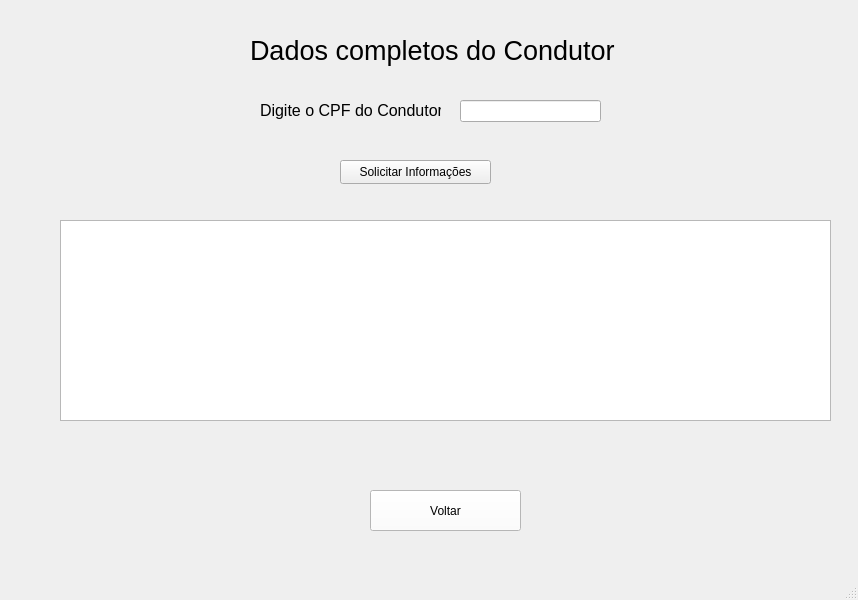
<?xml version="1.0" encoding="UTF-8"?>
<ui version="4.0">
 <class>MainWindow</class>
 <widget class="QMainWindow" name="MainWindow">
  <property name="geometry">
   <rect>
    <x>0</x>
    <y>0</y>
    <width>858</width>
    <height>600</height>
   </rect>
  </property>
  <property name="windowTitle">
   <string>MainWindow</string>
  </property>
  <widget class="QWidget" name="centralwidget">
   <widget class="QLabel" name="label">
    <property name="geometry">
     <rect>
      <x>250</x>
      <y>30</y>
      <width>371</width>
      <height>41</height>
     </rect>
    </property>
    <property name="font">
     <font>
      <pointsize>20</pointsize>
     </font>
    </property>
    <property name="text">
     <string>Dados completos do Condutor</string>
    </property>
   </widget>
   <widget class="QLineEdit" name="lineEdit">
    <property name="geometry">
     <rect>
      <x>460</x>
      <y>100</y>
      <width>141</width>
      <height>22</height>
     </rect>
    </property>
   </widget>
   <widget class="QLabel" name="label_2">
    <property name="geometry">
     <rect>
      <x>260</x>
      <y>100</y>
      <width>181</width>
      <height>21</height>
     </rect>
    </property>
    <property name="font">
     <font>
      <pointsize>12</pointsize>
     </font>
    </property>
    <property name="text">
     <string>Digite o CPF do Condutor</string>
    </property>
   </widget>
   <widget class="QPushButton" name="pushButton">
    <property name="geometry">
     <rect>
      <x>340</x>
      <y>160</y>
      <width>151</width>
      <height>24</height>
     </rect>
    </property>
    <property name="text">
     <string>Solicitar Informações</string>
    </property>
   </widget>
   <widget class="QTableView" name="tableView">
    <property name="geometry">
     <rect>
      <x>60</x>
      <y>220</y>
      <width>771</width>
      <height>201</height>
     </rect>
    </property>
   </widget>
   <widget class="QPushButton" name="pushButton_4">
    <property name="geometry">
     <rect>
      <x>370</x>
      <y>490</y>
      <width>151</width>
      <height>41</height>
     </rect>
    </property>
    <property name="styleSheet">
     <string notr="true">background-color: rgb(255, 255, 255);</string>
    </property>
    <property name="text">
     <string>Voltar</string>
    </property>
   </widget>
  </widget>
  <widget class="QMenuBar" name="menubar">
   <property name="geometry">
    <rect>
     <x>0</x>
     <y>0</y>
     <width>858</width>
     <height>22</height>
    </rect>
   </property>
  </widget>
  <widget class="QStatusBar" name="statusbar"/>
 </widget>
 <resources/>
 <connections/>
</ui>
